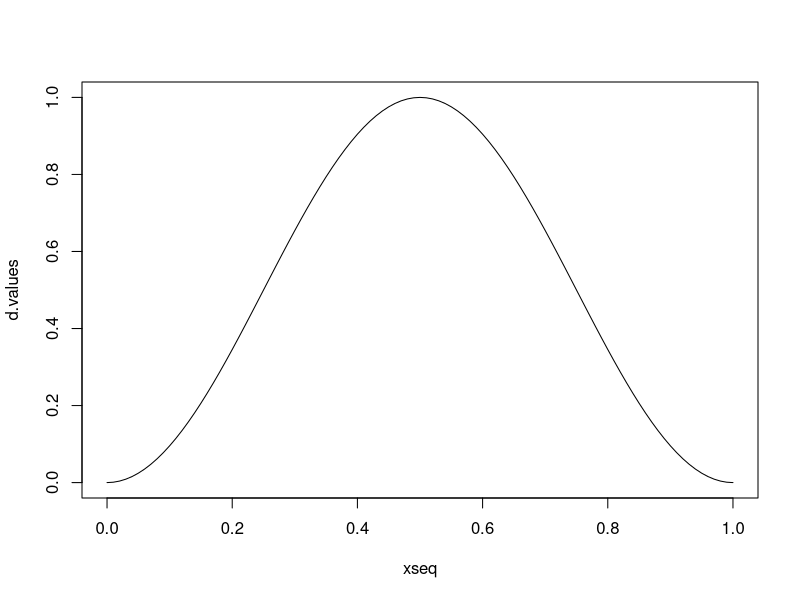
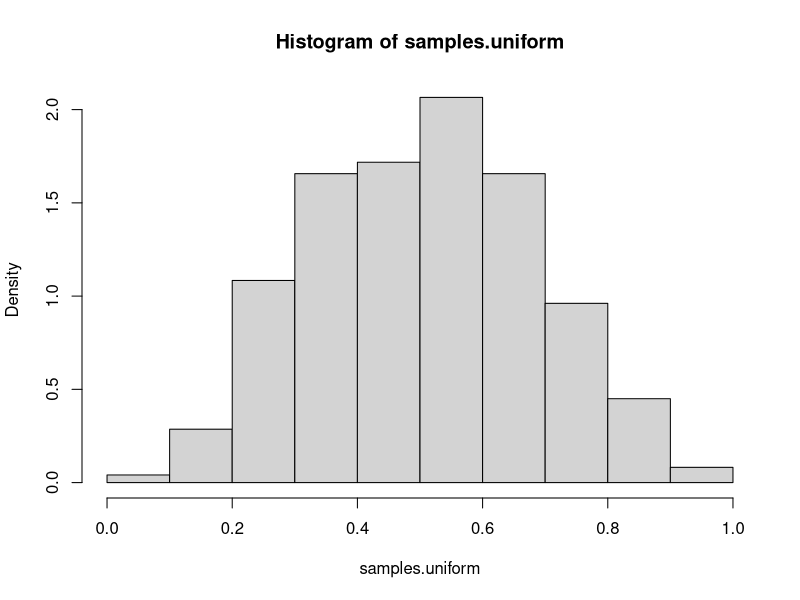
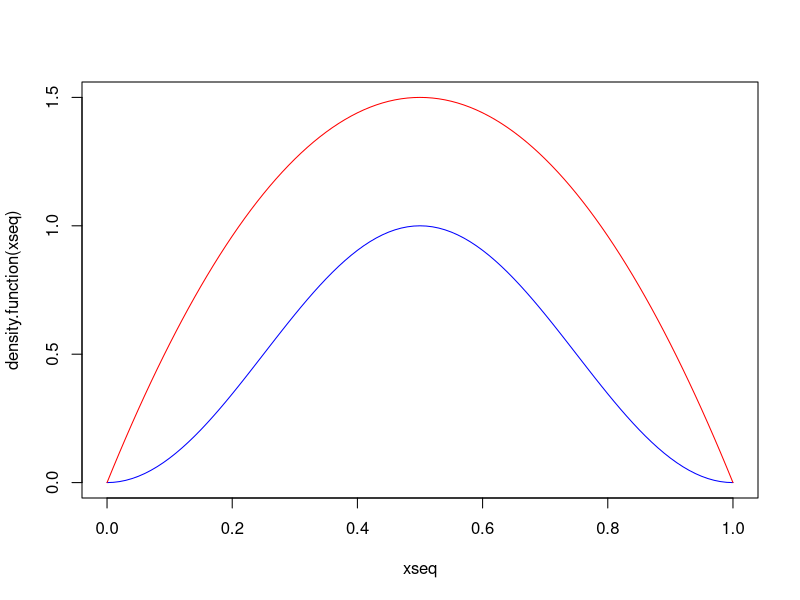
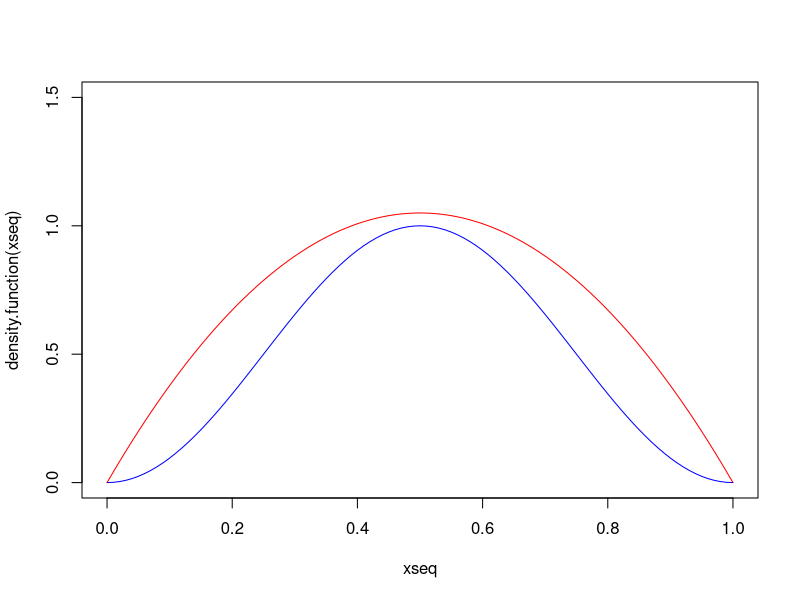
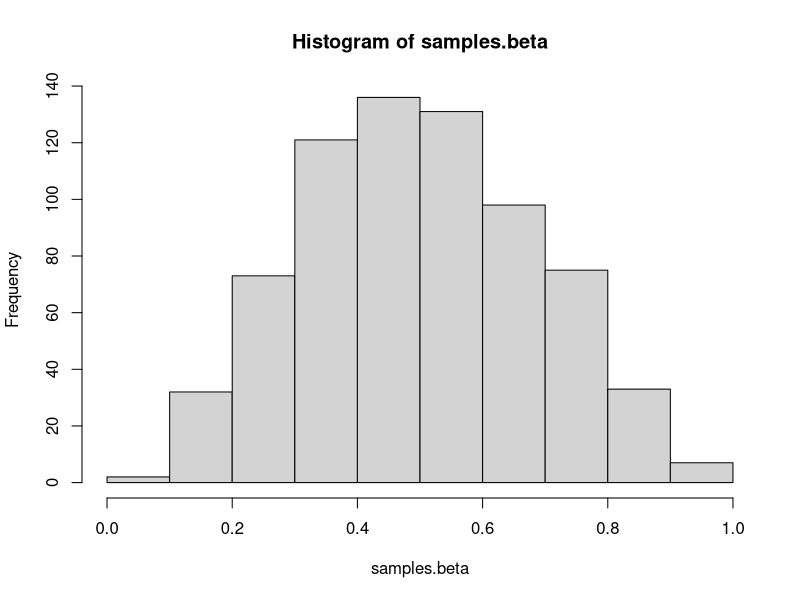

The R script that drew these images, in order:
##### Lab 4 #####

# This file will work through 2 simple implementations
# of rejection sampling. We will sample from a density
# p(x) ~ sin(pi*x)^2, x in (0,1)
# The first implementation will be using a uniform
# envelope function, the second one using a beta
# envelope (since we're on the unit interval). We
# will also call the envelope function a proposal
# function, and denote its density by g(x)

#### Plot the density ####
xseq <- seq(from=0,to=1,by=0.01)

d.values <- sin(pi*xseq)^2

plot(xseq,d.values,type="l")

#### Uniform envelope function ####

# We can see from the previous plot that the
# density seems to have its maximum at 1. Since
# the uniform density on (0,1) is constant at 1,
# we will not have to worry the envelope being
# smaller than the target density.
# In order to make things slightly more abstract
# we will write a new function which will evaluate
# sin(x*pi) for us, and use this function throughout
# the rest of the code.

density.function <- function(x){
  return(sin(pi*x)^2)
}


samples.uniform <- NULL
N=1000
for ( i in 1:N ) {
  proposal <- runif(1) # Here we get a proposal value
  density.ratio <- density.function(proposal)/dunif(proposal)  # We calculate the ratio of the densities
  if ( runif(1) < density.ratio ) samples.uniform <- c(samples.uniform,proposal) # If a random uniform is lower than our ratio, we accept our sample, otherwise we reject. Then we repeat this process
}

hist(samples.uniform,freq=FALSE)
print(paste("Acceptance Ratio: ",length(samples.uniform)/N))

# If we wanted to, we could now increase the
# sample size to make the estimate more accurate.
# Alternatively, we could try to find a better
# proposal density.



#### Beta proposal ####

# First let's plot the density and a beta(2,2)
# density to see whether the beta is bigger at
# all points.

plot(xseq,density.function(xseq),type="l",col="blue",ylim=c(0,1.5))
lines(xseq,dbeta(xseq,2,2),col="red")

# We see that the beta is in fact bigger at all
# points, but it is in fact *too* big. We want
# the envelope density to be as close to the
# target density as possible. Let's multiply this by
# a factor less than 1 to bring it down a bit.

M=0.7
plot(xseq,density.function(xseq),type="l",col="blue",ylim=c(0,1.5))
lines(xseq,M*dbeta(xseq,2,2),col="red")

# This looks much better. For real applications we'd
# probably have to do much better still, especially if
# we're working with more complicated densities. Note that
# when we compute the ratio of the densities for the
# acceptance rate, we will now take the factor of M=0.7
# into account as well, so it will become
# p(x)/(M*g(x))

samples.beta <- NULL

for ( i in 1:N ) {
  proposal  = rbeta(1,2,2) # We obtain a proposal from a beta(2,2) random variable
  density.ratio = density.function(proposal)/(M*dbeta(proposal,2,2)) # We calculate the density ratio, including the multiplicative constant
  if (runif(1) < density.ratio ) samples.beta <- c(samples.beta,proposal)
}

hist(samples.beta)
print(paste("Acceptance Ratio: ",length(samples.beta)/N))
  
# As we can see the acceptance ratio has gone up from
# about 50% to about 90%. In real applications the
# acceptance ratio is probably going to be much lower,
# and a lot of the work (should you choose to do rejection
# sampling) can be in finding an envelope function that
# doesn't just give you a basically 0% chance of accepting
# a point.

